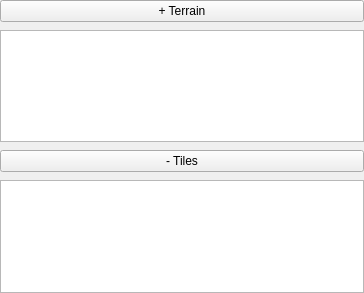
<?xml version="1.0" encoding="UTF-8"?>
<ui version="4.0">
 <class>TlbResourcePreview</class>
 <widget class="QWidget" name="TlbResourcePreview">
  <property name="geometry">
   <rect>
    <x>0</x>
    <y>0</y>
    <width>364</width>
    <height>293</height>
   </rect>
  </property>
  <property name="sizePolicy">
   <sizepolicy hsizetype="Expanding" vsizetype="Expanding">
    <horstretch>1</horstretch>
    <verstretch>1</verstretch>
   </sizepolicy>
  </property>
  <property name="windowTitle">
   <string>Form</string>
  </property>
  <property name="styleSheet">
   <string notr="true"/>
  </property>
  <layout class="QVBoxLayout" name="verticalLayout">
   <property name="spacing">
    <number>8</number>
   </property>
   <property name="leftMargin">
    <number>0</number>
   </property>
   <property name="topMargin">
    <number>0</number>
   </property>
   <property name="rightMargin">
    <number>0</number>
   </property>
   <property name="bottomMargin">
    <number>0</number>
   </property>
   <item>
    <widget class="QPushButton" name="terrain_toggle">
     <property name="text">
      <string>+ Terrain</string>
     </property>
    </widget>
   </item>
   <item>
    <widget class="QTableWidget" name="terrain_table">
     <property name="editTriggers">
      <set>QAbstractItemView::NoEditTriggers</set>
     </property>
     <attribute name="horizontalHeaderDefaultSectionSize">
      <number>60</number>
     </attribute>
     <attribute name="horizontalHeaderHighlightSections">
      <bool>false</bool>
     </attribute>
     <attribute name="verticalHeaderVisible">
      <bool>false</bool>
     </attribute>
    </widget>
   </item>
   <item>
    <widget class="QPushButton" name="tiles_toggle">
     <property name="text">
      <string>- Tiles</string>
     </property>
    </widget>
   </item>
   <item>
    <widget class="QTableWidget" name="tiles_table">
     <property name="editTriggers">
      <set>QAbstractItemView::NoEditTriggers</set>
     </property>
     <attribute name="horizontalHeaderDefaultSectionSize">
      <number>60</number>
     </attribute>
     <attribute name="verticalHeaderVisible">
      <bool>false</bool>
     </attribute>
    </widget>
   </item>
   <item>
    <spacer name="verticalSpacer">
     <property name="orientation">
      <enum>Qt::Vertical</enum>
     </property>
     <property name="sizeHint" stdset="0">
      <size>
       <width>20</width>
       <height>40</height>
      </size>
     </property>
    </spacer>
   </item>
  </layout>
 </widget>
 <resources/>
 <connections/>
</ui>
